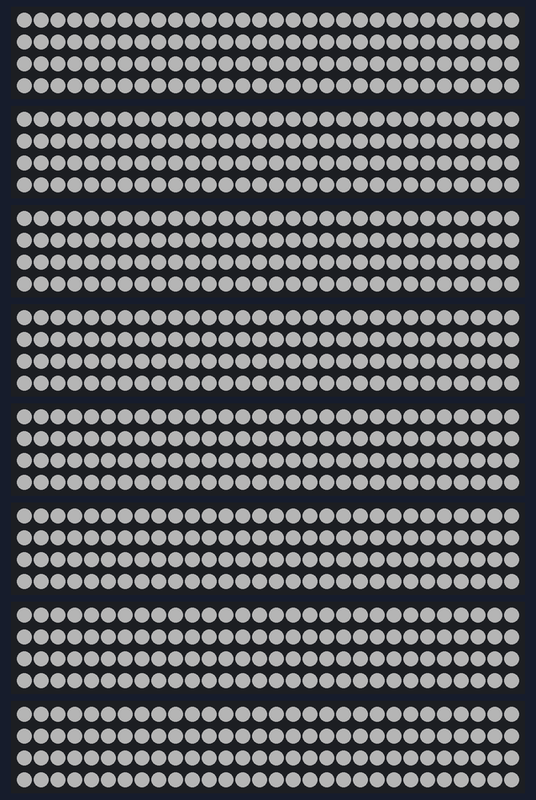
Simulated run of this sketch. Board: ESP32. Shown: 8 × 120 RGB LEDs in strip order, left to right, continuing on the next row. Dim RGB values are drawn brighter than linear.

Above: at 5.02 s.

The sketch:

rgb_reciver_FastLED.ino
```cpp
#include "freertos/FreeRTOS.h"
#include "freertos/task.h"
#include "freertos/queue.h"
#include "driver/gpio.h"
#include "esp_log.h"
#include "esp_attr.h"
#include <FastLED.h>

#define INTERRUPT_PIN  GPIO_NUM_17     // Eingangspin für Interrupt

#define NUM_LEDS_PER_STRIP 120

// Pins für die 11 Streifen
#define STRIPE1 GPIO_NUM_0
#define STRIPE2 GPIO_NUM_1
#define STRIPE3 GPIO_NUM_2
#define STRIPE4 GPIO_NUM_3
#define STRIPE5 GPIO_NUM_15
#define STRIPE6 GPIO_NUM_16
#define STRIPE7 GPIO_NUM_18
#define STRIPE8 GPIO_NUM_48
#define STRIPE9 GPIO_NUM_45
#define STRIPE10 GPIO_NUM_46
#define STRIPE11 GPIO_NUM_47

static const char *TAG = "ISR_QUEUE";

static QueueHandle_t gpio_evt_queue = NULL;
hw_timer_t * myTimer = NULL;

// CRGB Arrays für jeden Streifen
CRGB leds1[NUM_LEDS_PER_STRIP];
CRGB leds2[NUM_LEDS_PER_STRIP];
CRGB leds3[NUM_LEDS_PER_STRIP];
CRGB leds4[NUM_LEDS_PER_STRIP];
CRGB leds5[NUM_LEDS_PER_STRIP];
CRGB leds6[NUM_LEDS_PER_STRIP];
CRGB leds7[NUM_LEDS_PER_STRIP];
CRGB leds8[NUM_LEDS_PER_STRIP];
CRGB leds9[NUM_LEDS_PER_STRIP];
CRGB leds10[NUM_LEDS_PER_STRIP];
CRGB leds11[NUM_LEDS_PER_STRIP];

void IRAM_ATTR gpio_isr_handler(void *arg) {
    if(xQueueSendFromISR(gpio_evt_queue, arg, NULL)) {
      // Event queued
    }
}

void setup() {
    Serial.begin(115200);

    // FastLED Initialisierung: 11 Streifen, jeder an eigenem Pin
    FastLED.addLeds<WS2812, STRIPE1, GRB>(leds1, NUM_LEDS_PER_STRIP);
    FastLED.addLeds<WS2812, STRIPE2, GRB>(leds2, NUM_LEDS_PER_STRIP);
    FastLED.addLeds<WS2812, STRIPE3, GRB>(leds3, NUM_LEDS_PER_STRIP);
    FastLED.addLeds<WS2812, STRIPE4, GRB>(leds4, NUM_LEDS_PER_STRIP);
    FastLED.addLeds<WS2812, STRIPE5, GRB>(leds5, NUM_LEDS_PER_STRIP);
    FastLED.addLeds<WS2812, STRIPE6, GRB>(leds6, NUM_LEDS_PER_STRIP);
    FastLED.addLeds<WS2812, STRIPE7, GRB>(leds7, NUM_LEDS_PER_STRIP);
    FastLED.addLeds<WS2812, STRIPE8, GRB>(leds8, NUM_LEDS_PER_STRIP);
    //FastLED.addLeds<WS2812, STRIPE9, GRB>(leds9, NUM_LEDS_PER_STRIP);
    //FastLED.addLeds<WS2812, STRIPE10, GRB>(leds10, NUM_LEDS_PER_STRIP);
    //FastLED.addLeds<WS2812, STRIPE11, GRB>(leds11, NUM_LEDS_PER_STRIP);

    FastLED.setBrightness(128);

    // GPIO-Konfiguration für Interruptpin
    gpio_config_t io_conf_in = {
        .pin_bit_mask = (1ULL << INTERRUPT_PIN),
        .mode = GPIO_MODE_INPUT,
        .pull_up_en = GPIO_PULLUP_DISABLE,
        .pull_down_en = GPIO_PULLDOWN_ENABLE,
        .intr_type = GPIO_INTR_ANYEDGE
    };
    gpio_config(&io_conf_in);

    // Event-Queue initialisieren
    gpio_evt_queue = xQueueCreate(10, sizeof(uint32_t));
    myTimer = timerBegin(40000000);
    timerStart(myTimer);
}

void setPixel(CRGB *leds, int pixelIndex, uint8_t red, uint8_t green, uint8_t blue){
    leds[pixelIndex] = CRGB(red, green, blue);
}

void sequence(){
    // Fading hoch/runter alle Streifen gleichzeitig
    for(int i = 0; i < 255; i++){
        for(int j = 0; j < NUM_LEDS_PER_STRIP; j++){
            leds1[j] = CRGB(i, i, i);
            leds2[j] = CRGB(i, i, i);
            leds3[j] = CRGB(i, i, i);
            leds4[j] = CRGB(i, i, i);
            leds5[j] = CRGB(i, i, i);
            leds6[j] = CRGB(i, i, i);
            leds7[j] = CRGB(i, i, i);
            leds8[j] = CRGB(i, i, i);
            //leds9[j] = CRGB(i, i, i);
            //leds10[j] = CRGB(i, i, i);
            //leds11[j] = CRGB(i, i, i);
        }
        FastLED.show();
        delay(10);
    }
    for(int i = 255; i > 0; i--){
        for(int j = 0; j < NUM_LEDS_PER_STRIP; j++){
            leds1[j] = CRGB(i, i, i);
            leds2[j] = CRGB(i, i, i);
            leds3[j] = CRGB(i, i, i);
            leds4[j] = CRGB(i, i, i);
            leds5[j] = CRGB(i, i, i);
            leds6[j] = CRGB(i, i, i);
            leds7[j] = CRGB(i, i, i);
            leds8[j] = CRGB(i, i, i);
            //leds9[j] = CRGB(i, i, i);
            //leds10[j] = CRGB(i, i, i);
            //leds11[j] = CRGB(i, i, i);
        }
        FastLED.show();
        delay(10);
    }
}

void loop(){
    sequence();
}
```
